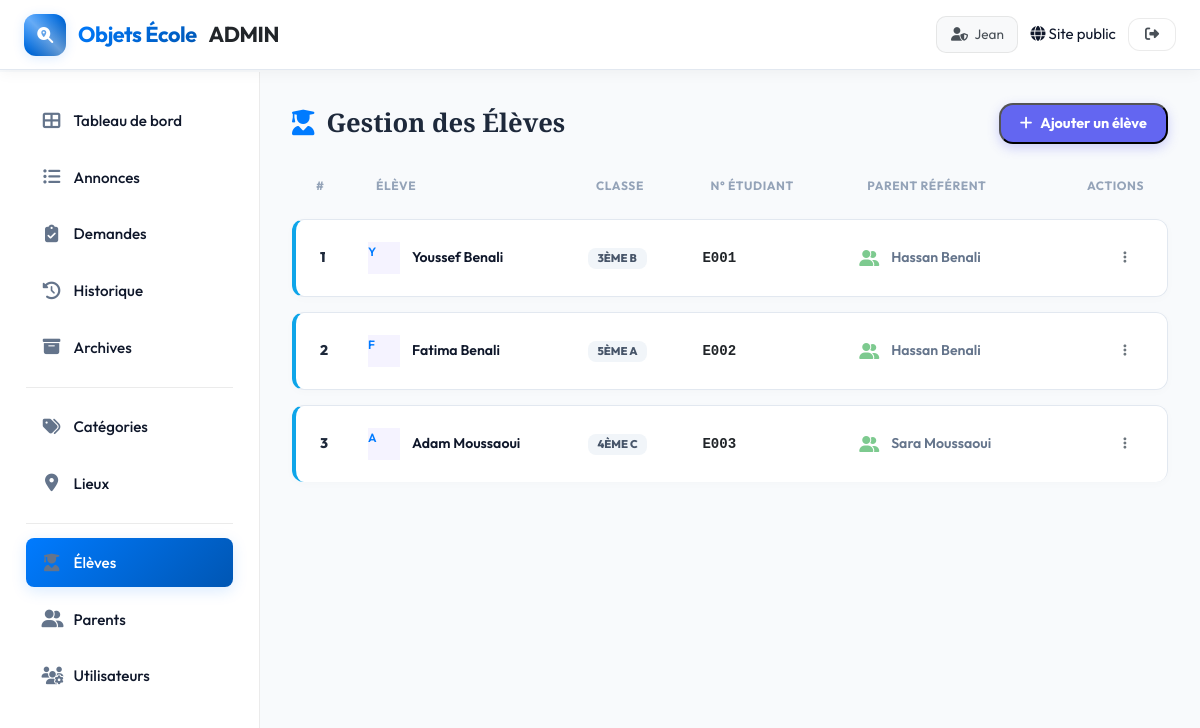
The app's page /admin/eleves.php (signed in) with its own data.
### tables this page shows
CREATE TABLE utilisateurs (
    id INT AUTO_INCREMENT PRIMARY KEY,
    login VARCHAR(100) UNIQUE NOT NULL,
    mot_de_passe_hash VARCHAR(255) NOT NULL,
    role ENUM('admin','personnel','parent') NOT NULL DEFAULT 'parent',
    nom VARCHAR(100) NOT NULL,
    prenom VARCHAR(100) NOT NULL,
    email VARCHAR(150),
    tel VARCHAR(20),
    cin VARCHAR(30),
    actif TINYINT(1) DEFAULT 1,
    date_creation TIMESTAMP DEFAULT CURRENT_TIMESTAMP
);

CREATE TABLE eleves (
    id INT AUTO_INCREMENT PRIMARY KEY,
    nom VARCHAR(100) NOT NULL,
    prenom VARCHAR(100) NOT NULL,
    classe VARCHAR(50),
    numero_etudiant VARCHAR(50),
    parent_id INT,
    date_creation TIMESTAMP DEFAULT CURRENT_TIMESTAMP,
    FOREIGN KEY (parent_id) REFERENCES utilisateurs(id) ON DELETE SET NULL
);

### includes/functions.php (called while the page is built, shortened)
<?php
function url(string $path): string {
    return BASE_URL . '/' . ltrim($path, '/');
}

### includes/auth.php (called while the page is built, shortened)
<?php
function getCurrentUser(): ?array {
    $pdo = getDB();
    $stmt = $pdo->prepare("SELECT * FROM utilisateurs WHERE id = ? AND actif = 1");
    $stmt->execute([$_SESSION['user_id']]);
    return $stmt->fetch() ?: null;
}
function clean(string $str): string {
    return htmlspecialchars(trim($str), ENT_QUOTES, 'UTF-8');
}

### admin/eleves.php (the view, shortened to what this page needs)
<?php
$active_page = 'eleves';
require_once __DIR__ . '/../includes/admin_header.php';
$eleves = $pdo->query("SELECT e.*, u.prenom AS parent_prenom, u.nom AS parent_nom FROM eleves e LEFT JOIN utilisateurs u ON e.parent_id=u.id ORDER BY e.nom")->fetchAll();
?>
<div class="vue-ensemble-header">
  <div class="vue-ensemble-title" style="text-transform:none; font-size:1.6rem; font-weight:700;">
    <i class="fas fa-user-graduate" style="color:var(--accent);"></i> Gestion des Élèves
  </div>
  <div style="display:flex; gap:10px;">
    <button onclick="document.getElementById('addForm').style.display='block'; this.style.display='none'" class="btn-new-annonce" style="padding:0.6rem 1.2rem; font-size:0.9rem;">
       <i class="fas fa-plus"></i> Ajouter un élève
    </button>
  </div>
</div>
<table class="admin-table">
  <thead>
    <tr>
      <th style="width:60px;">#</th>
      <th>Élève</th>
      <th>Classe</th>
      <th>N° Étudiant</th>
      <th>Parent Référent</th>
      <th style="text-align:right;">Actions</th>
    </tr>
  </thead>
  <tbody>
    <?php foreach ($eleves as $e): ?>
      <tr class="statut-eleve">
        <td><?= $e['id'] ?></td>
        <td>
          <div class="user-persona">
            <div class="avatar-circle" style="width:32px; height:32px; background:var(--admin-blue-soft); color:var(--admin-accent); font-size:0.75rem;">
              <?= strtoupper(substr($e['prenom'], 0, 1)) ?>
            </div>
            <span><?= clean($e['prenom'] . ' ' . $e['nom']) ?></span>
          </div>
        </td>
        <td>
          <span class="badge-admin" style="margin:0; background:#f1f5f9; color:#475569;"><?= clean($e['classe'] ?: '—') ?></span>
        </td>
        <td class="date-modern"><code><?= clean($e['numero_etudiant'] ?: '—') ?></code></td>
        <td>
          <?php if ($e['parent_nom']): ?>
            <div class="user-persona" style="color:var(--admin-text-muted);">
              <i class="fas fa-user-friends" style="opacity:0.6;"></i>
              <span><?= clean($e['parent_prenom'] . ' ' . $e['parent_nom']) ?></span>
            </div>
          <?php else: ?>
            <span style="color:var(--admin-text-muted); font-style:italic; font-size:0.85rem;">Non lié</span>
          <?php endif; ?>
        </td>
        <td style="text-align:right;">
          <div class="dropdown">
            <button class="btn-more" aria-label="Actions"><i class="fas fa-ellipsis-v"></i></button>
          </div>
        </td>
      </tr>
    <?php endforeach; ?>
  </tbody>
</table>
<?php require_once __DIR__ . '/../includes/admin_footer.php'; ?>

### includes/admin_header.php (shortened to what this page needs)
<?php
require_once __DIR__ . '/auth.php';
$admin_user = getCurrentUser();
?>
<!DOCTYPE html>
<html lang="fr">
<head>
  <link rel="stylesheet" href="<?= url('public/css/style.css') ?>">
  <link rel="stylesheet" href="https://cdnjs.cloudflare.com/ajax/libs/font-awesome/6.5.0/css/all.min.css">
</head>
<body class="admin-body">
  <nav class="navbar admin-navbar">
    <div class="nav-inner">
      <a href="<?= url('admin/index.php') ?>" class="logo">
        <span class="logo-icon"><i class="fas fa-search-location"></i></span>
        <strong>Objets École</strong> <span>ADMIN</span>
      </a>
      <div class="nav-actions">
        <div class="user-badge">
          <i class="fas fa-user-shield"></i>
          <span><?= clean($admin_user['prenom']) ?></span>
        </div>
        <a href="<?= url('index.php') ?>" class="btn-outline">
          <i class="fas fa-globe"></i> Site public
        </a>
        <a href="<?= url('logout.php') ?>" class="btn-logout" title="Déconnexion">
          <i class="fas fa-sign-out-alt"></i>
        </a>
      </div>
    </div>
  </nav>
  <div class="admin-layout">
    <aside class="admin-sidebar">
      <nav class="sidebar-nav">
        <a href="<?= url('admin/index.php') ?>" class="sidebar-link <?= $active_page === 'dashboard' ? 'active' : '' ?>">
          <i class="fas fa-th-large"></i> Tableau de bord
        </a>
        <a href="<?= url('admin/annonces.php') ?>" class="sidebar-link <?= strpos($active_page, 'annonces') !== false ? 'active' : '' ?>">
          <i class="fas fa-list-ul"></i> Annonces
        </a>
        <a href="<?= url('admin/demandes.php') ?>" class="sidebar-link <?= $active_page === 'demandes' ? 'active' : '' ?>">
          <i class="fas fa-clipboard-check"></i> Demandes
        </a>
        <a href="<?= url('admin/historique.php') ?>" class="sidebar-link <?= $active_page === 'historique' ? 'active' : '' ?>">
          <i class="fas fa-history"></i> Historique
        </a>
        <a href="<?= url('admin/archives.php') ?>" class="sidebar-link <?= $active_page === 'archives' ? 'active' : '' ?>">
          <i class="fas fa-archive"></i> Archives
        </a>
        <div class="nav-divider" style="height:1px; background:var(--border); margin:0.5rem 0;"></div>
        <a href="<?= url('admin/categories.php') ?>" class="sidebar-link <?= $active_page === 'categories' ? 'active' : '' ?>">
          <i class="fas fa-tags"></i> Catégories
        </a>
        <a href="<?= url('admin/lieux.php') ?>" class="sidebar-link <?= $active_page === 'lieux.php' ? 'active' : '' ?>">
          <i class="fas fa-map-marker-alt"></i> Lieux
        </a>
        <div class="nav-divider" style="height:1px; background:var(--border); margin:0.5rem 0;"></div>
        <a href="<?= url('admin/eleves.php') ?>" class="sidebar-link <?= $active_page === 'eleves' ? 'active' : '' ?>">
          <i class="fas fa-user-graduate"></i> Élèves
        </a>
        <a href="<?= url('admin/parents.php') ?>" class="sidebar-link <?= $active_page === 'parents' ? 'active' : '' ?>">
          <i class="fas fa-user-friends"></i> Parents
        </a>
        <?php if ($admin_user['role'] === 'admin'): ?>
          <a href="<?= url('admin/utilisateurs.php') ?>" class="sidebar-link <?= $active_page === 'utilisateurs' ? 'active' : '' ?>">
            <i class="fas fa-users-cog"></i> Utilisateurs
          </a>
        <?php endif; ?>
      </nav>
    </aside>
    <div class="admin-content">

### records on screen
utilisateurs: prenom "Jean"
eleves: id "1", prenom "Y", prenom+nom "Youssef Benali", classe "3ÈME B", numero_etudiant "E001", parent.nom "Hassan Benali"
eleves: id "2", prenom "F", prenom+nom "Fatima Benali", classe "5ÈME A", numero_etudiant "E002", parent.nom "Hassan Benali"
eleves: id "3", prenom "A", prenom+nom "Adam Moussaoui", classe "4ÈME C", numero_etudiant "E003", parent.nom "Sara Moussaoui"
